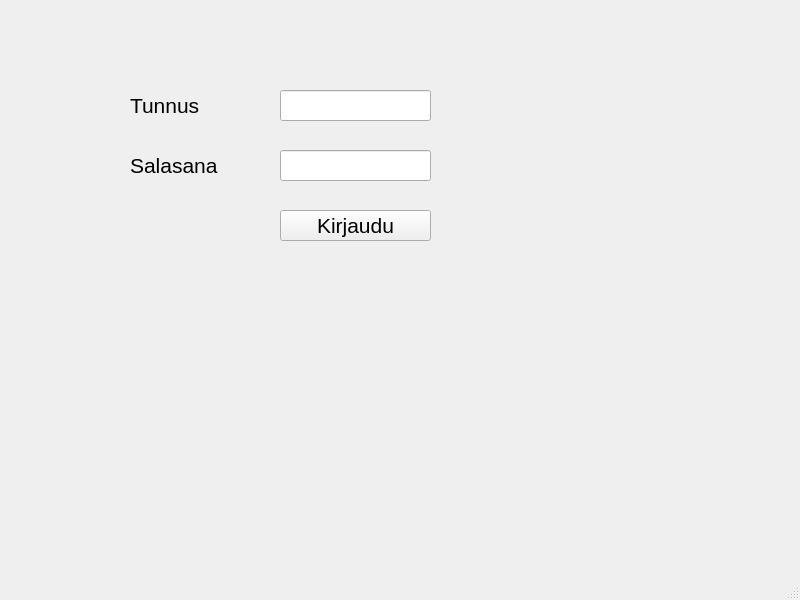
<?xml version="1.0" encoding="UTF-8"?>
<ui version="4.0">
 <class>MainWindow</class>
 <widget class="QMainWindow" name="MainWindow">
  <property name="geometry">
   <rect>
    <x>0</x>
    <y>0</y>
    <width>800</width>
    <height>600</height>
   </rect>
  </property>
  <property name="windowTitle">
   <string>MainWindow</string>
  </property>
  <widget class="QWidget" name="centralwidget">
   <widget class="QLabel" name="label">
    <property name="geometry">
     <rect>
      <x>130</x>
      <y>80</y>
      <width>131</width>
      <height>51</height>
     </rect>
    </property>
    <property name="font">
     <font>
      <pointsize>16</pointsize>
     </font>
    </property>
    <property name="text">
     <string>Tunnus</string>
    </property>
   </widget>
   <widget class="QLabel" name="label_2">
    <property name="geometry">
     <rect>
      <x>130</x>
      <y>140</y>
      <width>131</width>
      <height>51</height>
     </rect>
    </property>
    <property name="font">
     <font>
      <pointsize>16</pointsize>
     </font>
    </property>
    <property name="text">
     <string>Salasana</string>
    </property>
   </widget>
   <widget class="QLineEdit" name="textUsername">
    <property name="geometry">
     <rect>
      <x>280</x>
      <y>90</y>
      <width>151</width>
      <height>31</height>
     </rect>
    </property>
    <property name="font">
     <font>
      <pointsize>16</pointsize>
     </font>
    </property>
   </widget>
   <widget class="QLineEdit" name="textPassword">
    <property name="geometry">
     <rect>
      <x>280</x>
      <y>150</y>
      <width>151</width>
      <height>31</height>
     </rect>
    </property>
    <property name="font">
     <font>
      <pointsize>16</pointsize>
     </font>
    </property>
   </widget>
   <widget class="QPushButton" name="btnLogin">
    <property name="geometry">
     <rect>
      <x>280</x>
      <y>210</y>
      <width>151</width>
      <height>31</height>
     </rect>
    </property>
    <property name="font">
     <font>
      <pointsize>16</pointsize>
     </font>
    </property>
    <property name="text">
     <string>Kirjaudu</string>
    </property>
   </widget>
   <widget class="QLabel" name="labelInfo">
    <property name="geometry">
     <rect>
      <x>280</x>
      <y>290</y>
      <width>321</width>
      <height>51</height>
     </rect>
    </property>
    <property name="font">
     <font>
      <pointsize>16</pointsize>
     </font>
    </property>
    <property name="text">
     <string/>
    </property>
   </widget>
  </widget>
  <widget class="QMenuBar" name="menubar">
   <property name="geometry">
    <rect>
     <x>0</x>
     <y>0</y>
     <width>800</width>
     <height>21</height>
    </rect>
   </property>
  </widget>
  <widget class="QStatusBar" name="statusbar"/>
 </widget>
 <resources/>
 <connections/>
</ui>
